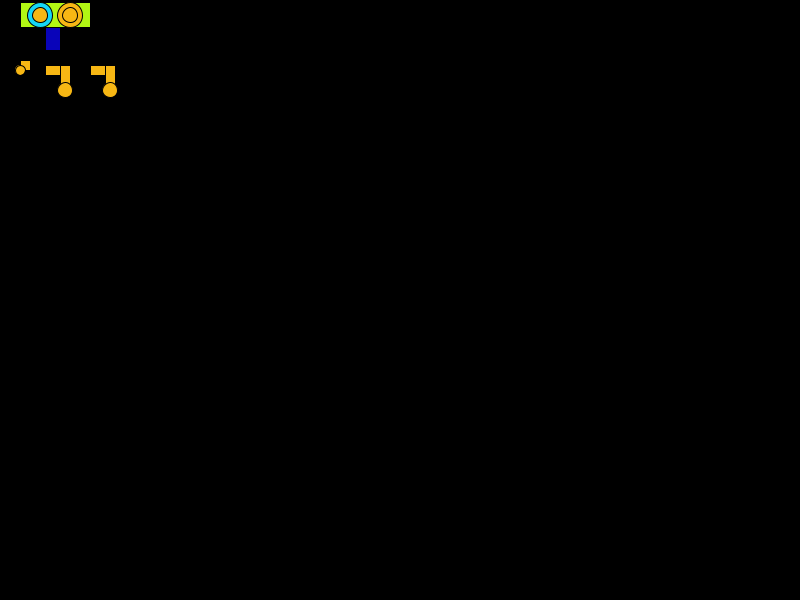
Frame 1 (no input)
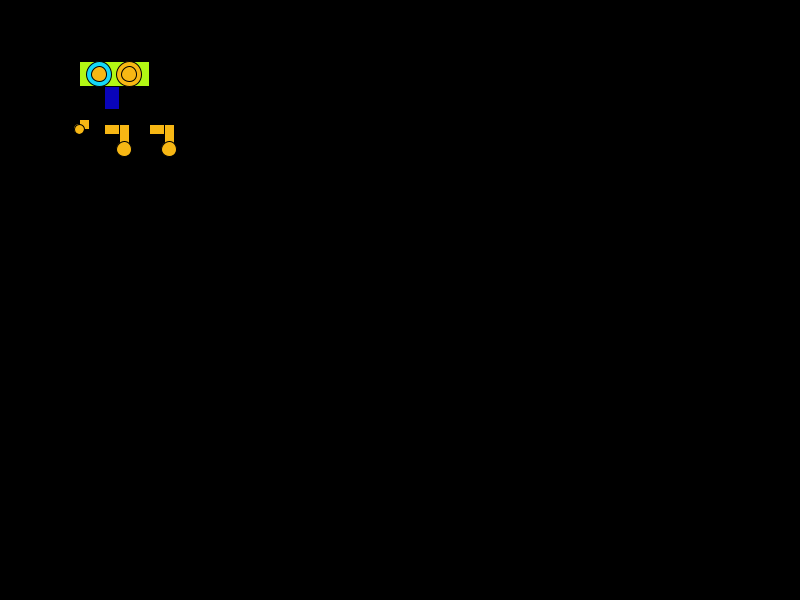
Frame 60 (the mouse pressed at the canvas centre just before this capture)
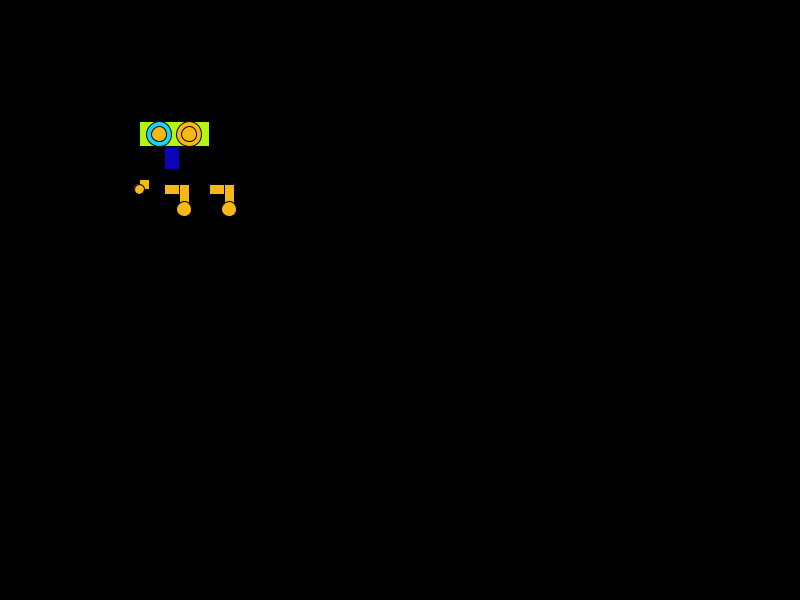
Frame 120 (the mouse held since frame 60 and released just before this capture)

The Processing sketch that drew these frames (run headless with seeded random() and noise(); from frame 60 on, the mouse is pressed at the canvas centre):

// Processing sketch: processing_69563
// ── processing_69563.pde

int x=0;
int y=0;
void setup () {
size (800,600);
smooth();
fill (0);
background (0);

}
void draw () {
  background (0);
fill(9,4,185);
rect (x+45,y+25,15,25);
fill(178,247,20);
rect (x+20,y+2,70,25);

fill (20,215,247);
ellipse(x+40,y+15,25,25);
fill (247,183,20);
ellipse (x+40,y+15,15,15);
ellipse (x+70,y+15,25,25);
ellipse(x+70,y+15,15,15);
rect (x+60,y+65,10,25);
rect(x+45,y+65,15,10);
ellipse(x+65,y+90,15,15);
rect(x+90,y+65,15,10);
rect (x+105,y+65,10,25);
ellipse (x+110,y+90,15,15);
rect (x+20,y+60,10,10);
ellipse (x+20,y+70,10,10);
if(y<height-90) {
x=x+1;
y=y+1;
}
 
}
